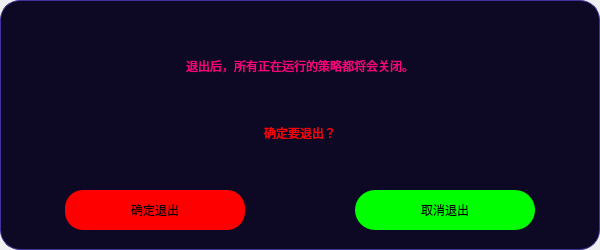
<?xml version="1.0" encoding="UTF-8"?>
<ui version="4.0">
 <class>Dialog</class>
 <widget class="QDialog" name="Dialog">
  <property name="geometry">
   <rect>
    <x>0</x>
    <y>0</y>
    <width>600</width>
    <height>250</height>
   </rect>
  </property>
  <property name="minimumSize">
   <size>
    <width>600</width>
    <height>250</height>
   </size>
  </property>
  <property name="maximumSize">
   <size>
    <width>600</width>
    <height>250</height>
   </size>
  </property>
  <property name="windowTitle">
   <string>Dialog</string>
  </property>
  <layout class="QHBoxLayout" name="horizontalLayout">
   <property name="spacing">
    <number>0</number>
   </property>
   <property name="leftMargin">
    <number>0</number>
   </property>
   <property name="topMargin">
    <number>0</number>
   </property>
   <property name="rightMargin">
    <number>0</number>
   </property>
   <property name="bottomMargin">
    <number>0</number>
   </property>
   <item>
    <widget class="QFrame" name="frame">
     <property name="minimumSize">
      <size>
       <width>600</width>
       <height>250</height>
      </size>
     </property>
     <property name="maximumSize">
      <size>
       <width>600</width>
       <height>250</height>
      </size>
     </property>
     <property name="styleSheet">
      <string notr="true">QFrame {
	background-color: rgb(13, 9, 36);
	border: 1px solid rgb(65, 51, 156);
	border-radius: 20px;
}
QFrame:hover {
	border: 2px solid rgb(255, 85, 0);
}</string>
     </property>
     <property name="frameShape">
      <enum>QFrame::StyledPanel</enum>
     </property>
     <property name="frameShadow">
      <enum>QFrame::Raised</enum>
     </property>
     <layout class="QVBoxLayout" name="verticalLayout">
      <property name="topMargin">
       <number>20</number>
      </property>
      <item>
       <widget class="QFrame" name="frame_4">
        <property name="styleSheet">
         <string notr="true">QFrame {
	background-color: rgb(13, 9, 36);
	border: none;
	border-radius: 15px;
}
QFrame:hover {
	border: none;
}</string>
        </property>
        <property name="frameShape">
         <enum>QFrame::StyledPanel</enum>
        </property>
        <property name="frameShadow">
         <enum>QFrame::Raised</enum>
        </property>
        <layout class="QVBoxLayout" name="verticalLayout_2">
         <property name="spacing">
          <number>10</number>
         </property>
         <property name="leftMargin">
          <number>0</number>
         </property>
         <property name="topMargin">
          <number>20</number>
         </property>
         <property name="rightMargin">
          <number>0</number>
         </property>
         <property name="bottomMargin">
          <number>10</number>
         </property>
         <item alignment="Qt::AlignHCenter">
          <widget class="QLabel" name="label_tital_4">
           <property name="maximumSize">
            <size>
             <width>16777215</width>
             <height>50</height>
            </size>
           </property>
           <property name="styleSheet">
            <string notr="true">font: 700 18pt &quot;等线&quot;;
color: rgb(255, 0, 127);
border: none;</string>
           </property>
           <property name="text">
            <string>退出后，所有正在运行的策略都将会关闭。</string>
           </property>
           <property name="alignment">
            <set>Qt::AlignCenter</set>
           </property>
          </widget>
         </item>
         <item>
          <widget class="QLabel" name="label">
           <property name="styleSheet">
            <string notr="true">font: 700 18pt &quot;等线&quot;;
color: rgb(255, 0, 0);
border: none;</string>
           </property>
           <property name="text">
            <string>确定要退出？</string>
           </property>
           <property name="alignment">
            <set>Qt::AlignCenter</set>
           </property>
          </widget>
         </item>
        </layout>
       </widget>
      </item>
      <item>
       <widget class="QFrame" name="frame_3">
        <property name="maximumSize">
         <size>
          <width>16777215</width>
          <height>60</height>
         </size>
        </property>
        <property name="styleSheet">
         <string notr="true">QFrame {
	background-color: rgb(13, 9, 36);
	border: none;
	border-radius: 15px;
}
QFrame:hover {
	border: none;
}</string>
        </property>
        <property name="frameShape">
         <enum>QFrame::StyledPanel</enum>
        </property>
        <property name="frameShadow">
         <enum>QFrame::Raised</enum>
        </property>
        <layout class="QHBoxLayout" name="horizontalLayout_3">
         <property name="spacing">
          <number>0</number>
         </property>
         <property name="leftMargin">
          <number>0</number>
         </property>
         <property name="topMargin">
          <number>0</number>
         </property>
         <property name="rightMargin">
          <number>0</number>
         </property>
         <property name="bottomMargin">
          <number>0</number>
         </property>
         <item>
          <widget class="QFrame" name="frame_39">
           <property name="styleSheet">
            <string notr="true">QFrame {
	background-color: rgb(13, 9, 36);
	border: none;
	border-radius: 20px;
}
</string>
           </property>
           <property name="frameShape">
            <enum>QFrame::StyledPanel</enum>
           </property>
           <property name="frameShadow">
            <enum>QFrame::Raised</enum>
           </property>
           <layout class="QHBoxLayout" name="horizontalLayout_20">
            <property name="spacing">
             <number>0</number>
            </property>
            <property name="leftMargin">
             <number>0</number>
            </property>
            <property name="topMargin">
             <number>0</number>
            </property>
            <property name="rightMargin">
             <number>0</number>
            </property>
            <property name="bottomMargin">
             <number>0</number>
            </property>
            <item alignment="Qt::AlignVCenter">
             <widget class="QPushButton" name="Btn_determine_exit">
              <property name="enabled">
               <bool>true</bool>
              </property>
              <property name="sizePolicy">
               <sizepolicy hsizetype="Fixed" vsizetype="Preferred">
                <horstretch>0</horstretch>
                <verstretch>0</verstretch>
               </sizepolicy>
              </property>
              <property name="minimumSize">
               <size>
                <width>180</width>
                <height>40</height>
               </size>
              </property>
              <property name="maximumSize">
               <size>
                <width>180</width>
                <height>40</height>
               </size>
              </property>
              <property name="styleSheet">
               <string notr="true">QPushButton{	
	background-color: rgb(255, 0, 0);
	font: 700 18pt &quot;等线&quot;;
	border-radius: 18px;
}
QPushButton:hover{
	border: 3px solid rgb(255, 200, 0);  
}
QPushButton:pressed{
	color: green;
	border-color: blueviolet;
    background-color: rgb(85, 0, 255);
}
QPushButton:disabled{
	color: rgb(31, 31, 31);
    background-color: rgb(152, 152, 152);
}</string>
              </property>
              <property name="text">
               <string>确定退出</string>
              </property>
              <property name="iconSize">
               <size>
                <width>20</width>
                <height>20</height>
               </size>
              </property>
              <property name="checkable">
               <bool>true</bool>
              </property>
              <property name="checked">
               <bool>false</bool>
              </property>
             </widget>
            </item>
           </layout>
          </widget>
         </item>
         <item>
          <widget class="QFrame" name="frame_45">
           <property name="styleSheet">
            <string notr="true">QFrame {
	background-color: rgb(13, 9, 36);
	border: none;
	border-radius: 20px;
}
</string>
           </property>
           <property name="frameShape">
            <enum>QFrame::StyledPanel</enum>
           </property>
           <property name="frameShadow">
            <enum>QFrame::Raised</enum>
           </property>
           <layout class="QHBoxLayout" name="horizontalLayout_30">
            <property name="spacing">
             <number>0</number>
            </property>
            <property name="leftMargin">
             <number>0</number>
            </property>
            <property name="topMargin">
             <number>0</number>
            </property>
            <property name="rightMargin">
             <number>0</number>
            </property>
            <property name="bottomMargin">
             <number>0</number>
            </property>
            <item alignment="Qt::AlignVCenter">
             <widget class="QPushButton" name="Btn_cancel_exit">
              <property name="enabled">
               <bool>true</bool>
              </property>
              <property name="sizePolicy">
               <sizepolicy hsizetype="Minimum" vsizetype="Minimum">
                <horstretch>0</horstretch>
                <verstretch>0</verstretch>
               </sizepolicy>
              </property>
              <property name="minimumSize">
               <size>
                <width>180</width>
                <height>40</height>
               </size>
              </property>
              <property name="maximumSize">
               <size>
                <width>180</width>
                <height>40</height>
               </size>
              </property>
              <property name="styleSheet">
               <string notr="true">QPushButton{	
	background-color: rgb(0, 255, 0);
	font: 700 18pt &quot;等线&quot;;
	border-radius: 20px;
}
QPushButton:hover{
	border: 3px solid rgb(255, 200, 0);  
}
QPushButton:pressed{
	color: green;
	border-color: rgb(255, 0, 0);
    background-color: rgb(255, 255, 0);
}
QPushButton:disabled{
	color: rgb(31, 31, 31);
    background-color: rgb(152, 152, 152);
}</string>
              </property>
              <property name="text">
               <string>取消退出</string>
              </property>
              <property name="iconSize">
               <size>
                <width>19</width>
                <height>20</height>
               </size>
              </property>
             </widget>
            </item>
           </layout>
          </widget>
         </item>
        </layout>
       </widget>
      </item>
     </layout>
    </widget>
   </item>
  </layout>
 </widget>
 <resources/>
 <connections>
  <connection>
   <sender>Btn_cancel_exit</sender>
   <signal>clicked()</signal>
   <receiver>Dialog</receiver>
   <slot>close()</slot>
   <hints>
    <hint type="sourcelabel">
     <x>478</x>
     <y>209</y>
    </hint>
    <hint type="destinationlabel">
     <x>299</x>
     <y>99</y>
    </hint>
   </hints>
  </connection>
 </connections>
</ui>
